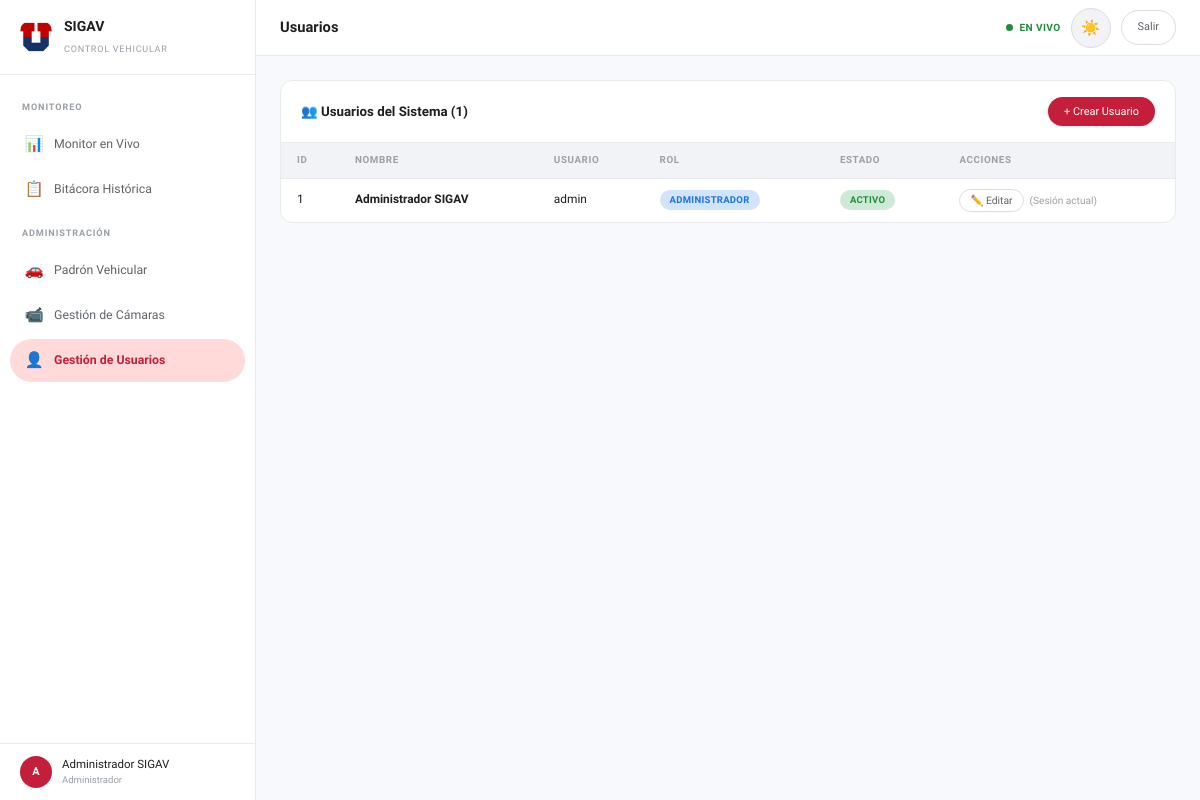
/views/usuarios.php (signed in), run on the app's committed database.
### tables this page shows
CREATE TABLE IF NOT EXISTS usuarios (
    id INT AUTO_INCREMENT PRIMARY KEY,
    id_rol INT NOT NULL,
    nombres VARCHAR(100) NOT NULL,
    usuario VARCHAR(50) UNIQUE NOT NULL,
    password_hash VARCHAR(255) NOT NULL,
    estado BOOLEAN DEFAULT TRUE,
    CONSTRAINT fk_usuarios_roles FOREIGN KEY (id_rol) REFERENCES roles(id)
);

CREATE TABLE IF NOT EXISTS roles (
    id INT AUTO_INCREMENT PRIMARY KEY,
    nombre_rol VARCHAR(50) NOT NULL,
    puede_editar BOOLEAN DEFAULT FALSE,
    puede_eliminar BOOLEAN DEFAULT FALSE
);

### views/usuarios.php (the view, shortened to what this page needs)
<?php
require_once __DIR__ . '/../includes/header.php';
$pdo = getDBConnection();
$currentUserId = (int) ($_SESSION['user_id'] ?? 0);
$stmt = $pdo->query("SELECT u.id, u.id_rol, u.nombres, u.usuario, u.estado, r.nombre_rol FROM usuarios u JOIN roles r ON u.id_rol = r.id ORDER BY u.id ASC");
$usuarios = $stmt->fetchAll();
?>
<div class="table-wrapper">
    <div class="table-header">
        <h3>👥 Usuarios del Sistema (<?php echo count($usuarios); ?>)</h3>
        <div class="table-actions">
            <button type="button" class="btn btn-primary btn-sm" onclick="openCreateUserModal()" id="newUserBtn">
                + Crear Usuario
            </button>
        </div>
    </div>
    <div class="table-scroll">
    <table class="data-table" id="usersTable">
        <thead>
            <tr>
                <th>ID</th>
                <th>Nombre</th>
                <th>Usuario</th>
                <th>Rol</th>
                <th>Estado</th>
                <th>Acciones</th>
            </tr>
        </thead>
        <tbody>
            <?php foreach ($usuarios as $u): ?>
                <tr>
                    <td><?php echo $u['id']; ?></td>
                    <td style="font-weight:600"><?php echo htmlspecialchars($u['nombres']); ?></td>
                    <td><?php echo htmlspecialchars($u['usuario']); ?></td>
                    <td><span class="badge badge-blue"><?php echo htmlspecialchars($u['nombre_rol']); ?></span></td>
                    <td>
                        <?php if ($u['estado']): ?>
                            <span class="badge badge-green">Activo</span>
                        <?php else: ?>
                            <span class="badge badge-red">Inactivo</span>
                        <?php endif; ?>
                    </td>
                    <td>
                        <div style="display:flex;align-items:center;gap:6px;">
                            <button type="button" class="btn btn-outline btn-sm"
                                    style="padding:4px 10px;font-size:0.74rem;"
                                    data-id="<?php echo (int) $u['id']; ?>"
                                    data-nombres="<?php echo htmlspecialchars($u['nombres'], ENT_QUOTES, 'UTF-8'); ?>"
                                    data-usuario="<?php echo htmlspecialchars($u['usuario'], ENT_QUOTES, 'UTF-8'); ?>"
                                    data-rol="<?php echo (int) $u['id_rol']; ?>"
                                    onclick="openEditUserModal(this)">
                                ✏️ Editar
                            </button>
                            <?php if ((int) $u['id'] !== $currentUserId): ?>
                                <form method="POST" action="" style="display:inline-block;">
                                    <input type="hidden" name="action" value="toggle_estado">
                                    <input type="hidden" name="id" value="<?php echo (int) $u['id']; ?>">
                                    <button type="submit"
                                            class="btn btn-sm <?php echo $u['estado'] ? 'btn-danger' : 'btn-success'; ?>"
                                            style="padding:4px 10px;font-size:0.74rem;">
                                        <?php echo $u['estado'] ? '⏸️ Desactivar' : '▶️ Activar'; ?>
                                    </button>
                                </form>
                            <?php else: ?>
                                <span style="font-size:0.72rem;color:var(--on-surface-muted);">(Sesión actual)</span>
                            <?php endif; ?>
                        </div>
                    </td>
                </tr>
            <?php endforeach; ?>
        </tbody>
    </table>
    </div>
</div>
<?php require_once __DIR__ . '/../includes/footer.php'; ?>

### assets/css/styles.css (style rules this page uses)
:root { color-scheme: light; --surface-0: #F8F9FC; --surface-1: #FFFFFF; --surface-2: #F1F3F6; --surface-3: #E8EAED; --surface-raised: #FFFFFF; --surface-overlay: rgba(0,0,0,0.04); --on-surface: #1F1F1F; --on-surface-variant: #5F6368; --on-surface-muted: #9AA0A6; --outline: #DADCE0; --outline-variant: #E8EAED; --primary: #C41E3A; --primary-hover: #A81830; --primary-container: #FFDAD9; --on-primary: #FFFFFF; --success: #1E8E3E; --success-container: #CEEAD6; --error: #D93025; --error-container: #FCE8E6; --warning: #E37400; --warning-container: #FEF7E0; --info: #1A73E8; --info-container: #D2E3FC; --shadow-sm: 0 1px 3px rgba(0,0,0,0.08), 0 1px 2px rgba(0,0,0,0.06); --shadow-md: 0 4px 12px rgba(0,0,0,0.08), 0 2px 4px rgba(0,0,0,0.04); --shadow-lg: 0 12px 40px rgba(0,0,0,0.12); --sidebar-width: 256px; --header-height: 56px; --radius: 12px; --radius-sm: 8px; --radius-full: 9999px; --transition: 200ms cubic-bezier(0.2, 0, 0, 1); }
*,*::before,*::after { box-sizing:border-box;margin:0;padding:0 }
html { font-size:14px;scroll-behavior:smooth }
body { font-family:'Google Sans Text','Google Sans',system-ui,-apple-system,sans-serif; background:var(--surface-0); color:var(--on-surface); line-height:1.5; min-height:100vh; -webkit-font-smoothing:antialiased; transition:background var(--transition),color var(--transition); }
.btn { display:inline-flex;align-items:center;justify-content:center;gap:6px; padding:10px 24px;border:none;border-radius:var(--radius-full); font-family:'Google Sans';font-size:.85rem;font-weight:500; cursor:pointer;transition:all var(--transition);white-space:nowrap; }
.btn-primary { background:var(--primary);color:var(--on-primary);box-shadow:var(--shadow-sm) }
.btn-sm { padding:8px 16px;font-size:.78rem }
.btn-outline { background:transparent;border:1px solid var(--outline);color:var(--on-surface-variant) }
.table-wrapper { background:var(--surface-1);border:1px solid var(--outline-variant); border-radius:var(--radius);overflow:hidden; transition:background var(--transition); }
.table-header { display:flex;align-items:center;justify-content:space-between; padding:16px 20px;border-bottom:1px solid var(--outline-variant); flex-wrap:wrap;gap:10px; }
.table-header h3 { font-family:'Google Sans';font-size:.95rem;font-weight:700 }
.table-actions { display:flex;align-items:center;gap:8px;flex-wrap:wrap }
.table-scroll { overflow-x:auto;-webkit-overflow-scrolling:touch }
.data-table { width:100%;border-collapse:collapse;min-width:600px }
.data-table thead th { text-align:left;padding:10px 16px; font-size:.7rem;font-weight:700;color:var(--on-surface-muted); text-transform:uppercase;letter-spacing:.06em; border-bottom:1px solid var(--outline-variant);white-space:nowrap; background:var(--surface-2);position:sticky;top:0; }
.data-table tbody tr { border-bottom:1px solid var(--outline-variant);transition:background var(--transition) }
.data-table tbody tr:last-child { border-bottom:none }
.data-table tbody td { padding:10px 16px;font-size:.85rem;color:var(--on-surface);white-space:nowrap }
.badge { display:inline-flex;align-items:center;gap:4px; padding:3px 10px;border-radius:var(--radius-full); font-size:.68rem;font-weight:700;text-transform:uppercase;letter-spacing:.03em; }
.badge-green { background:var(--success-container);color:var(--success) }
.badge-blue { background:var(--info-container);color:var(--info) }

### data on the page
usuarios: id "1", nombres "Administrador SIGAV", usuario "admin", id_rol.nombre_rol "ADMINISTRADOR", estado "ACTIVO", shows "(Sesión actual)"

### other printed values
$userInitial "A"
$userName "Administrador SIGAV"
$userRole "Administrador"
$currentPage "Usuarios"
count($usuarios) "1"
